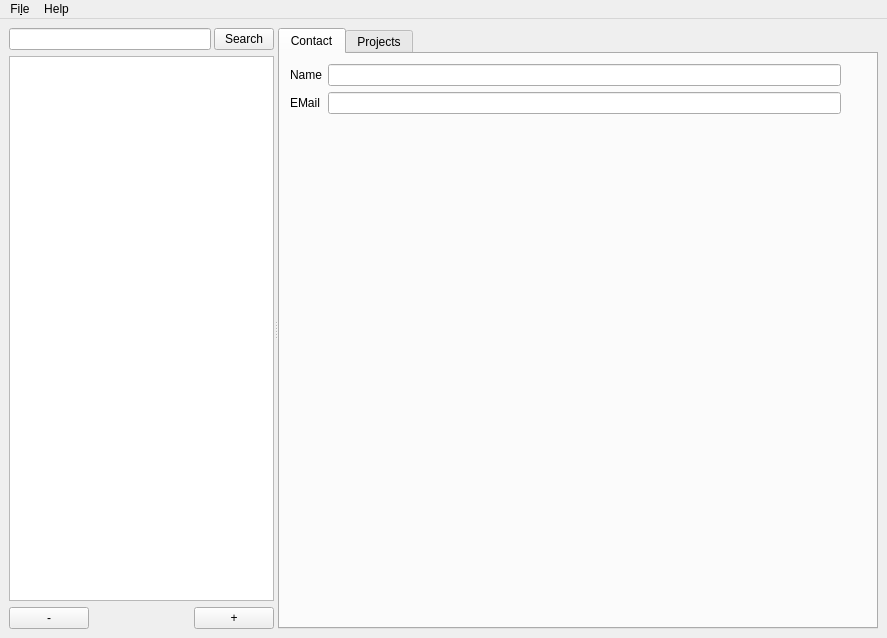
<?xml version="1.0" encoding="UTF-8"?>
<ui version="4.0">
 <class>MainWindow</class>
 <widget class="QMainWindow" name="MainWindow">
  <property name="geometry">
   <rect>
    <x>0</x>
    <y>0</y>
    <width>887</width>
    <height>638</height>
   </rect>
  </property>
  <property name="windowTitle">
   <string>MainWindow</string>
  </property>
  <widget class="QWidget" name="centralwidget">
   <layout class="QGridLayout" name="gridLayout">
    <item row="0" column="1">
     <widget class="QSplitter" name="splitter">
      <property name="orientation">
       <enum>Qt::Horizontal</enum>
      </property>
      <widget class="QWidget" name="layoutWidget">
       <layout class="QVBoxLayout" name="verticalLayout">
        <item>
         <layout class="QHBoxLayout" name="horizontalLayout_2">
          <property name="spacing">
           <number>3</number>
          </property>
          <property name="sizeConstraint">
           <enum>QLayout::SetFixedSize</enum>
          </property>
          <item>
           <widget class="QLineEdit" name="search_client_field"/>
          </item>
          <item>
           <widget class="QPushButton" name="search_client_button">
            <property name="sizePolicy">
             <sizepolicy hsizetype="Preferred" vsizetype="Fixed">
              <horstretch>0</horstretch>
              <verstretch>0</verstretch>
             </sizepolicy>
            </property>
            <property name="maximumSize">
             <size>
              <width>60</width>
              <height>16777215</height>
             </size>
            </property>
            <property name="text">
             <string>Search</string>
            </property>
           </widget>
          </item>
         </layout>
        </item>
        <item>
         <widget class="QListWidget" name="client_listwidget"/>
        </item>
        <item>
         <layout class="QHBoxLayout" name="horizontalLayout">
          <item>
           <widget class="QPushButton" name="delete_client_button">
            <property name="text">
             <string>-</string>
            </property>
           </widget>
          </item>
          <item>
           <spacer name="horizontalSpacer">
            <property name="orientation">
             <enum>Qt::Horizontal</enum>
            </property>
            <property name="sizeHint" stdset="0">
             <size>
              <width>40</width>
              <height>20</height>
             </size>
            </property>
           </spacer>
          </item>
          <item>
           <widget class="QPushButton" name="add_client_button">
            <property name="text">
             <string>+</string>
            </property>
           </widget>
          </item>
         </layout>
        </item>
       </layout>
      </widget>
      <widget class="QTabWidget" name="tabWidget">
       <property name="minimumSize">
        <size>
         <width>600</width>
         <height>400</height>
        </size>
       </property>
       <property name="tabPosition">
        <enum>QTabWidget::North</enum>
       </property>
       <property name="currentIndex">
        <number>0</number>
       </property>
       <widget class="QWidget" name="contact_tab">
        <property name="enabled">
         <bool>true</bool>
        </property>
        <attribute name="title">
         <string>Contact</string>
        </attribute>
        <widget class="QWidget" name="layoutWidget">
         <property name="geometry">
          <rect>
           <x>10</x>
           <y>10</y>
           <width>551</width>
           <height>72</height>
          </rect>
         </property>
         <layout class="QFormLayout" name="formLayout">
          <item row="0" column="0">
           <widget class="QLabel" name="contact_name_label">
            <property name="text">
             <string>Name</string>
            </property>
           </widget>
          </item>
          <item row="0" column="1">
           <widget class="QLineEdit" name="contact_name_field"/>
          </item>
          <item row="1" column="0">
           <widget class="QLabel" name="contact_email_label">
            <property name="text">
             <string>EMail</string>
            </property>
           </widget>
          </item>
          <item row="1" column="1">
           <widget class="QLineEdit" name="contact_email_field"/>
          </item>
         </layout>
        </widget>
       </widget>
       <widget class="QWidget" name="project_tab">
        <attribute name="title">
         <string>Projects</string>
        </attribute>
        <layout class="QGridLayout" name="gridLayout_2">
         <item row="0" column="0">
          <widget class="QTabWidget" name="tabWidget_2">
           <property name="tabPosition">
            <enum>QTabWidget::East</enum>
           </property>
           <widget class="QWidget" name="select">
            <attribute name="title">
             <string>Select</string>
            </attribute>
            <layout class="QGridLayout" name="gridLayout_3">
             <item row="0" column="0">
              <layout class="QVBoxLayout" name="verticalLayout_2">
               <item>
                <layout class="QHBoxLayout" name="horizontalLayout_4">
                 <item>
                  <widget class="QLineEdit" name="search_project_field"/>
                 </item>
                 <item>
                  <widget class="QPushButton" name="search_project_button">
                   <property name="text">
                    <string>Search</string>
                   </property>
                  </widget>
                 </item>
                </layout>
               </item>
               <item>
                <widget class="QListWidget" name="project_listwidget"/>
               </item>
               <item>
                <layout class="QHBoxLayout" name="horizontalLayout_3">
                 <item>
                  <widget class="QPushButton" name="delete_project_button">
                   <property name="text">
                    <string>-</string>
                   </property>
                  </widget>
                 </item>
                 <item>
                  <spacer name="horizontalSpacer_2">
                   <property name="orientation">
                    <enum>Qt::Horizontal</enum>
                   </property>
                   <property name="sizeHint" stdset="0">
                    <size>
                     <width>40</width>
                     <height>20</height>
                    </size>
                   </property>
                  </spacer>
                 </item>
                 <item>
                  <widget class="QPushButton" name="add_project_button">
                   <property name="text">
                    <string>+</string>
                   </property>
                  </widget>
                 </item>
                </layout>
               </item>
              </layout>
             </item>
             <item row="0" column="1">
              <layout class="QFormLayout" name="formLayout_3">
               <item row="0" column="0">
                <widget class="QLabel" name="project_name_label">
                 <property name="text">
                  <string>Name</string>
                 </property>
                </widget>
               </item>
               <item row="0" column="1">
                <widget class="QLineEdit" name="project_name_field"/>
               </item>
               <item row="1" column="0">
                <widget class="QLabel" name="project_folder_label">
                 <property name="text">
                  <string>Folder</string>
                 </property>
                </widget>
               </item>
               <item row="1" column="1">
                <widget class="QLineEdit" name="project_folder_field"/>
               </item>
              </layout>
             </item>
            </layout>
           </widget>
           <widget class="QWidget" name="tab_2">
            <attribute name="title">
             <string>Tab 2</string>
            </attribute>
           </widget>
          </widget>
         </item>
        </layout>
       </widget>
      </widget>
     </widget>
    </item>
   </layout>
  </widget>
  <widget class="QMenuBar" name="menubar">
   <property name="geometry">
    <rect>
     <x>0</x>
     <y>0</y>
     <width>887</width>
     <height>30</height>
    </rect>
   </property>
   <widget class="QMenu" name="menuFile">
    <property name="title">
     <string>Fi&amp;le</string>
    </property>
    <addaction name="actionQuit"/>
   </widget>
   <widget class="QMenu" name="menuAbout">
    <property name="title">
     <string>Help</string>
    </property>
    <addaction name="actionAbout"/>
   </widget>
   <addaction name="menuFile"/>
   <addaction name="menuAbout"/>
  </widget>
  <action name="actionAbout">
   <property name="text">
    <string>&amp;About</string>
   </property>
  </action>
  <action name="actionQuit">
   <property name="text">
    <string>&amp;Quit</string>
   </property>
  </action>
 </widget>
 <resources/>
 <connections/>
</ui>
